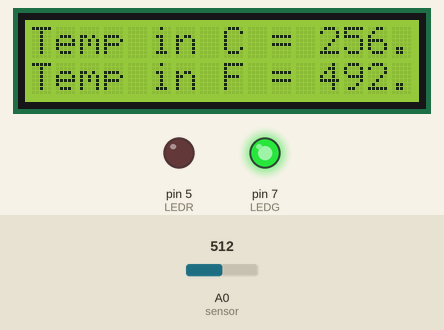
The sketch below on a simulated Arduino Uno, built with avr-gcc and run on an emulated ATmega328P. Parts: 16×2 character LCD, output pins drawn as LEDs (lit = HIGH). The inputs (shaded band) are chosen by the test bench; at power-on: A0 (sensor) = 512. What the sketch prints to the serial monitor is not drawn.

Above: at 5.7 s.
5.8 s: A0 (sensor) set to 74
At 8.5 s:
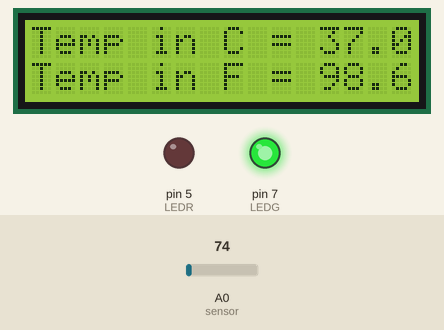
8.9 s: A0 (sensor) set to 66
At 9.6 s:
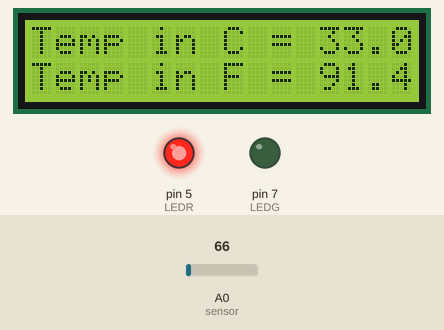
12.0 s: A0 (sensor) set to 122
At 14.1 s:
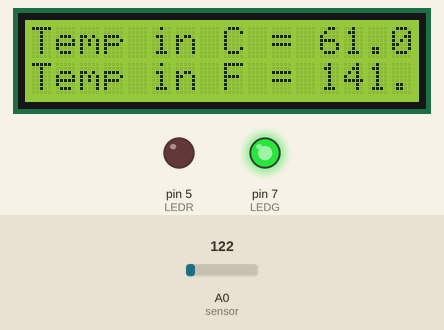
15.1 s: A0 (sensor) set to 0
At 16.4 s:
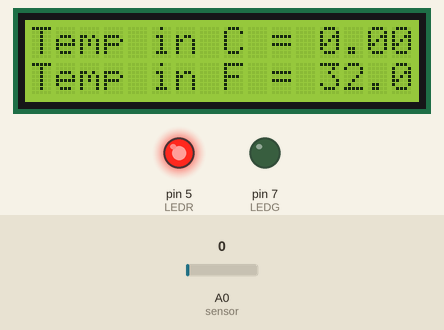
Timing chart, 0 to 18.1 s (numbered marks = the images above; inputs shaded):
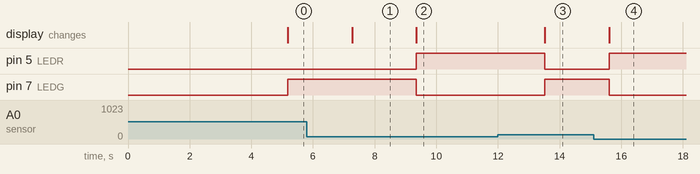

The sketch:

Thermometer_with_Arduino_LM35.ino
```cpp
int LEDR = 5;
int LEDG = 7;
int t=0;
int sensor = A0;
float temp;
float tempc;
float tempf;
#include <Wire.h>
#include <LiquidCrystal_I2C.h> //const int rs= 12, en=11, d4=5, d5=4, d6=3, d7=2;
LiquidCrystal_I2C lcd(0x27, 2, 16);
void setup()
{
pinMode(LEDR,OUTPUT);
pinMode(LEDG,OUTPUT);
pinMode(sensor,INPUT);
lcd.init();
lcd.backlight();
lcd.setCursor (0,0);
lcd.print ("Premier University");
lcd.setCursor (0,1);
lcd.print ("TEMPERATURE METER");
delay (3000);
Serial.begin(9600);
}
void loop()
{
delay(2000);
t=t+2;
temp=analogRead(sensor);
tempc=(temp*5)/10;
tempf=(tempc*1.8)+32;
Serial.println("_______");
Serial.println("Temperature Logger");
Serial.print("Time in Seconds= ");
Serial.println(t);
Serial.print("Temp in deg Celsius = ");
Serial.println(tempc);
Serial.print("Temp in deg Fahrenheit = ");
Serial.println(tempf);
lcd.setCursor(0,0);
lcd.print("Temp in C = ");
lcd.println(tempc);
lcd.setCursor(0,1);
lcd.print("Temp in F = ");
lcd.println(tempf);
if(tempc<35)
  {

     digitalWrite(LEDG,LOW);
    digitalWrite(LEDR,HIGH);


  }
  else{
     digitalWrite(LEDR,LOW);
     digitalWrite(LEDG,HIGH);


  }


}
```

Measured:
- the behaviour switches between 70 and 69 on A0 (sensor) (found by bisection; images 1 and 2)
- after the input at 5.8 s, the display: changes after 1.5 s (image 1)
- after the input at 8.9 s, pin 5 (LEDR): LOW → HIGH after 0.45 s; pin 7 (LEDG): HIGH → LOW after 0.45 s; the display: changes after 0.45 s (image 2)
- after the input at 12.0 s, pin 5 (LEDR): HIGH → LOW after 1.5 s; pin 7 (LEDG): LOW → HIGH after 1.5 s; the display: changes after 1.5 s (image 3)
- after the input at 15.1 s, pin 5 (LEDR): LOW → HIGH after 0.51 s; pin 7 (LEDG): HIGH → LOW after 0.51 s; the display: changes after 0.51 s (image 4)
